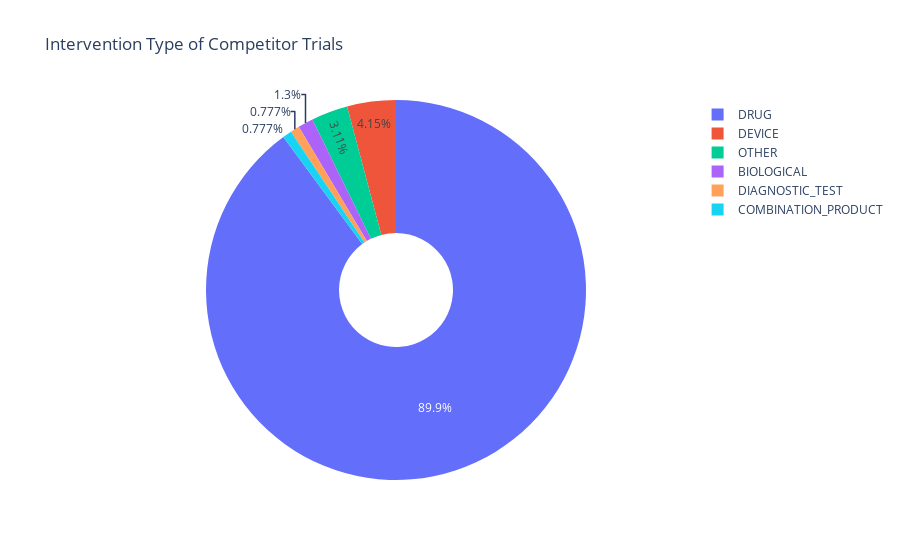

This figure's notebook cell:
### Code cell
import dash
import dash_core_components as dcc
import dash_html_components as html

app = dash.Dash(__name__)

app.layout = html.Div([
    html.H1("Visualizations"),
    dcc.Graph(id='graph1', figure=intervention_type_pie_chart()),
    dcc.Graph(id='graph2', figure=enrollment_of_comp_trial_by_year()),
    dcc.Graph(id='graph3', figure=geographic_distribution_of_comp_trials()),
    dcc.Graph(id='graph4', figure=number_of_studies_per_year()),
    dcc.Graph(id='graph5', figure=number_of_trials_by_comp_and_cond()),
    dcc.Graph(id='graph6', figure=total_enrollment_per_year()),
    dcc.Graph(id='graph7', figure=trials_by_competitor_and_phase()),
])

if __name__ == '__main__':
    app.run_server(debug=True)

### Figure 1 — Plotly figure (JSON) as saved in the notebook; plotly's stock layout.template omitted (floating-point values rounded to 4 significant figures)
{"data": [{"hole": 0.3, "labels": ["DRUG", "DEVICE", "OTHER", "BIOLOGICAL", "DIAGNOSTIC_TEST", "COMBINATION_PRODUCT"], "type": "pie", "values": [347, 16, 12, 5, 3, 3]}], "layout": {"title": {"text": "Intervention Type of Competitor Trials"}}}
